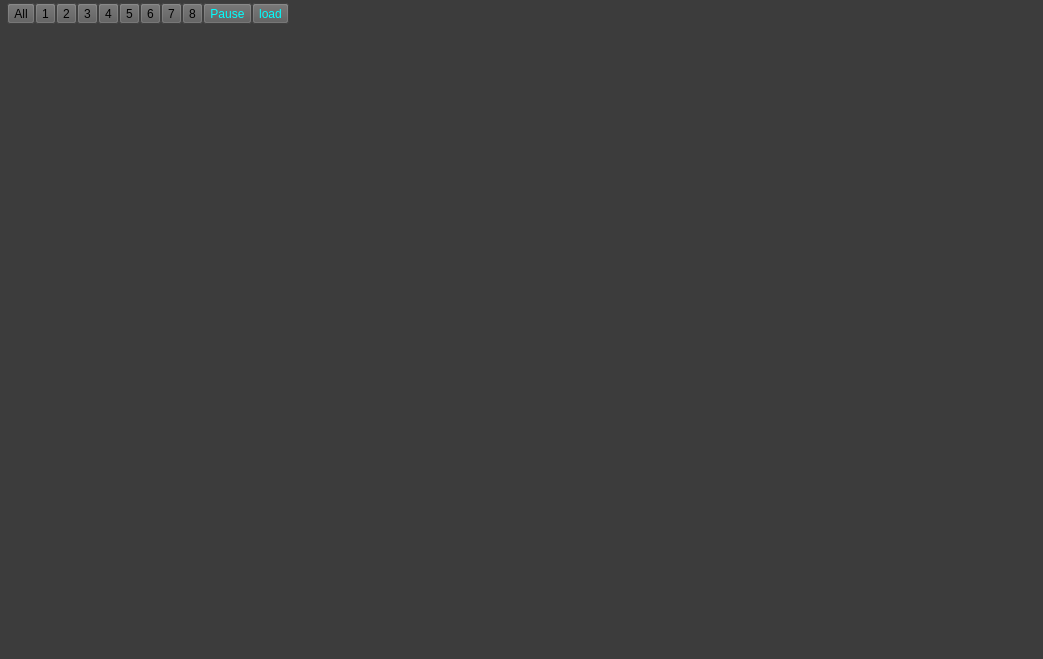
<?xml version="1.0" encoding="UTF-8"?>
<ui version="4.0">
 <class>Form</class>
 <widget class="QWidget" name="Form">
  <property name="geometry">
   <rect>
    <x>0</x>
    <y>0</y>
    <width>1043</width>
    <height>659</height>
   </rect>
  </property>
  <property name="palette">
   <palette>
    <active>
     <colorrole role="Base">
      <brush brushstyle="SolidPattern">
       <color alpha="255">
        <red>255</red>
        <green>255</green>
        <blue>255</blue>
       </color>
      </brush>
     </colorrole>
     <colorrole role="Window">
      <brush brushstyle="SolidPattern">
       <color alpha="255">
        <red>60</red>
        <green>60</green>
        <blue>60</blue>
       </color>
      </brush>
     </colorrole>
    </active>
    <inactive>
     <colorrole role="Base">
      <brush brushstyle="SolidPattern">
       <color alpha="255">
        <red>255</red>
        <green>255</green>
        <blue>255</blue>
       </color>
      </brush>
     </colorrole>
     <colorrole role="Window">
      <brush brushstyle="SolidPattern">
       <color alpha="255">
        <red>60</red>
        <green>60</green>
        <blue>60</blue>
       </color>
      </brush>
     </colorrole>
    </inactive>
    <disabled>
     <colorrole role="Base">
      <brush brushstyle="SolidPattern">
       <color alpha="255">
        <red>60</red>
        <green>60</green>
        <blue>60</blue>
       </color>
      </brush>
     </colorrole>
     <colorrole role="Window">
      <brush brushstyle="SolidPattern">
       <color alpha="255">
        <red>60</red>
        <green>60</green>
        <blue>60</blue>
       </color>
      </brush>
     </colorrole>
    </disabled>
   </palette>
  </property>
  <property name="windowTitle">
   <string>Graphics</string>
  </property>
  <property name="autoFillBackground">
   <bool>false</bool>
  </property>
  <layout class="QHBoxLayout" name="horizontalLayout_2">
   <property name="spacing">
    <number>0</number>
   </property>
   <property name="leftMargin">
    <number>5</number>
   </property>
   <property name="topMargin">
    <number>1</number>
   </property>
   <property name="rightMargin">
    <number>5</number>
   </property>
   <property name="bottomMargin">
    <number>5</number>
   </property>
   <item>
    <layout class="QVBoxLayout" name="curveGraphLayout">
     <item>
      <widget class="QWidget" name="lowChannel" native="true">
       <property name="enabled">
        <bool>true</bool>
       </property>
       <layout class="QVBoxLayout" name="verticalLayout">
        <property name="spacing">
         <number>0</number>
        </property>
        <property name="leftMargin">
         <number>1</number>
        </property>
        <property name="topMargin">
         <number>1</number>
        </property>
        <property name="rightMargin">
         <number>1</number>
        </property>
        <property name="bottomMargin">
         <number>1</number>
        </property>
        <item>
         <widget class="QWidget" name="toolBar" native="true">
          <property name="sizePolicy">
           <sizepolicy hsizetype="Maximum" vsizetype="Maximum">
            <horstretch>0</horstretch>
            <verstretch>0</verstretch>
           </sizepolicy>
          </property>
          <layout class="QHBoxLayout" name="horizontalLayout">
           <property name="spacing">
            <number>0</number>
           </property>
           <property name="leftMargin">
            <number>1</number>
           </property>
           <property name="topMargin">
            <number>1</number>
           </property>
           <property name="rightMargin">
            <number>1</number>
           </property>
           <property name="bottomMargin">
            <number>1</number>
           </property>
           <item>
            <widget class="QToolButton" name="showAll">
             <property name="styleSheet">
              <string notr="true">background-color: rgb(90, 90, 90);
border-color: rgb(90, 90, 90);
</string>
             </property>
             <property name="text">
              <string>All</string>
             </property>
            </widget>
           </item>
           <item>
            <widget class="QToolButton" name="showA">
             <property name="styleSheet">
              <string notr="true">background-color: rgb(90, 90, 90);
border-color: rgb(90, 90, 90);
</string>
             </property>
             <property name="text">
              <string>1</string>
             </property>
            </widget>
           </item>
           <item>
            <widget class="QToolButton" name="showB">
             <property name="styleSheet">
              <string notr="true">background-color: rgb(90, 90, 90);
border-color: rgb(90, 90, 90);
</string>
             </property>
             <property name="text">
              <string>2</string>
             </property>
            </widget>
           </item>
           <item>
            <widget class="QToolButton" name="showC">
             <property name="styleSheet">
              <string notr="true">background-color: rgb(90, 90, 90);
border-color: rgb(90, 90, 90);
</string>
             </property>
             <property name="text">
              <string>3</string>
             </property>
            </widget>
           </item>
           <item>
            <widget class="QToolButton" name="showD">
             <property name="styleSheet">
              <string notr="true">background-color: rgb(90, 90, 90);
border-color: rgb(90, 90, 90);
</string>
             </property>
             <property name="text">
              <string>4</string>
             </property>
            </widget>
           </item>
           <item>
            <widget class="QToolButton" name="showE">
             <property name="styleSheet">
              <string notr="true">background-color: rgb(90, 90, 90);
border-color: rgb(90, 90, 90);
</string>
             </property>
             <property name="text">
              <string>5</string>
             </property>
            </widget>
           </item>
           <item>
            <widget class="QToolButton" name="showF">
             <property name="styleSheet">
              <string notr="true">background-color: rgb(90, 90, 90);
border-color: rgb(90, 90, 90);
</string>
             </property>
             <property name="text">
              <string>6</string>
             </property>
            </widget>
           </item>
           <item>
            <widget class="QToolButton" name="showG">
             <property name="styleSheet">
              <string notr="true">background-color: rgb(90, 90, 90);
border-color: rgb(90, 90, 90);
</string>
             </property>
             <property name="text">
              <string>7</string>
             </property>
            </widget>
           </item>
           <item>
            <widget class="QToolButton" name="showH">
             <property name="styleSheet">
              <string notr="true">background-color: rgb(90, 90, 90);
border-color: rgb(90, 90, 90);
</string>
             </property>
             <property name="text">
              <string>8</string>
             </property>
            </widget>
           </item>
           <item>
            <widget class="QToolButton" name="showPause">
             <property name="palette">
              <palette>
               <active>
                <colorrole role="WindowText">
                 <brush brushstyle="SolidPattern">
                  <color alpha="255">
                   <red>0</red>
                   <green>255</green>
                   <blue>255</blue>
                  </color>
                 </brush>
                </colorrole>
                <colorrole role="Button">
                 <brush brushstyle="SolidPattern">
                  <color alpha="255">
                   <red>90</red>
                   <green>90</green>
                   <blue>90</blue>
                  </color>
                 </brush>
                </colorrole>
                <colorrole role="Light">
                 <brush brushstyle="SolidPattern">
                  <color alpha="255">
                   <red>50</red>
                   <green>50</green>
                   <blue>50</blue>
                  </color>
                 </brush>
                </colorrole>
                <colorrole role="Midlight">
                 <brush brushstyle="SolidPattern">
                  <color alpha="255">
                   <red>93</red>
                   <green>93</green>
                   <blue>93</blue>
                  </color>
                 </brush>
                </colorrole>
                <colorrole role="Text">
                 <brush brushstyle="SolidPattern">
                  <color alpha="255">
                   <red>0</red>
                   <green>255</green>
                   <blue>255</blue>
                  </color>
                 </brush>
                </colorrole>
                <colorrole role="ButtonText">
                 <brush brushstyle="SolidPattern">
                  <color alpha="255">
                   <red>0</red>
                   <green>255</green>
                   <blue>255</blue>
                  </color>
                 </brush>
                </colorrole>
                <colorrole role="Base">
                 <brush brushstyle="SolidPattern">
                  <color alpha="255">
                   <red>90</red>
                   <green>90</green>
                   <blue>90</blue>
                  </color>
                 </brush>
                </colorrole>
                <colorrole role="Window">
                 <brush brushstyle="SolidPattern">
                  <color alpha="255">
                   <red>90</red>
                   <green>90</green>
                   <blue>90</blue>
                  </color>
                 </brush>
                </colorrole>
                <colorrole role="AlternateBase">
                 <brush brushstyle="SolidPattern">
                  <color alpha="255">
                   <red>79</red>
                   <green>79</green>
                   <blue>79</blue>
                  </color>
                 </brush>
                </colorrole>
                <colorrole role="ToolTipBase">
                 <brush brushstyle="SolidPattern">
                  <color alpha="255">
                   <red>0</red>
                   <green>0</green>
                   <blue>0</blue>
                  </color>
                 </brush>
                </colorrole>
                <colorrole role="ToolTipText">
                 <brush brushstyle="SolidPattern">
                  <color alpha="255">
                   <red>0</red>
                   <green>255</green>
                   <blue>255</blue>
                  </color>
                 </brush>
                </colorrole>
               </active>
               <inactive>
                <colorrole role="WindowText">
                 <brush brushstyle="SolidPattern">
                  <color alpha="255">
                   <red>0</red>
                   <green>255</green>
                   <blue>255</blue>
                  </color>
                 </brush>
                </colorrole>
                <colorrole role="Button">
                 <brush brushstyle="SolidPattern">
                  <color alpha="255">
                   <red>90</red>
                   <green>90</green>
                   <blue>90</blue>
                  </color>
                 </brush>
                </colorrole>
                <colorrole role="Light">
                 <brush brushstyle="SolidPattern">
                  <color alpha="255">
                   <red>50</red>
                   <green>50</green>
                   <blue>50</blue>
                  </color>
                 </brush>
                </colorrole>
                <colorrole role="Midlight">
                 <brush brushstyle="SolidPattern">
                  <color alpha="255">
                   <red>93</red>
                   <green>93</green>
                   <blue>93</blue>
                  </color>
                 </brush>
                </colorrole>
                <colorrole role="Text">
                 <brush brushstyle="SolidPattern">
                  <color alpha="255">
                   <red>0</red>
                   <green>255</green>
                   <blue>255</blue>
                  </color>
                 </brush>
                </colorrole>
                <colorrole role="ButtonText">
                 <brush brushstyle="SolidPattern">
                  <color alpha="255">
                   <red>0</red>
                   <green>255</green>
                   <blue>255</blue>
                  </color>
                 </brush>
                </colorrole>
                <colorrole role="Base">
                 <brush brushstyle="SolidPattern">
                  <color alpha="255">
                   <red>90</red>
                   <green>90</green>
                   <blue>90</blue>
                  </color>
                 </brush>
                </colorrole>
                <colorrole role="Window">
                 <brush brushstyle="SolidPattern">
                  <color alpha="255">
                   <red>90</red>
                   <green>90</green>
                   <blue>90</blue>
                  </color>
                 </brush>
                </colorrole>
                <colorrole role="AlternateBase">
                 <brush brushstyle="SolidPattern">
                  <color alpha="255">
                   <red>79</red>
                   <green>79</green>
                   <blue>79</blue>
                  </color>
                 </brush>
                </colorrole>
                <colorrole role="ToolTipBase">
                 <brush brushstyle="SolidPattern">
                  <color alpha="255">
                   <red>0</red>
                   <green>0</green>
                   <blue>0</blue>
                  </color>
                 </brush>
                </colorrole>
                <colorrole role="ToolTipText">
                 <brush brushstyle="SolidPattern">
                  <color alpha="255">
                   <red>0</red>
                   <green>255</green>
                   <blue>255</blue>
                  </color>
                 </brush>
                </colorrole>
               </inactive>
               <disabled>
                <colorrole role="WindowText">
                 <brush brushstyle="SolidPattern">
                  <color alpha="255">
                   <red>120</red>
                   <green>120</green>
                   <blue>120</blue>
                  </color>
                 </brush>
                </colorrole>
                <colorrole role="Button">
                 <brush brushstyle="SolidPattern">
                  <color alpha="255">
                   <red>90</red>
                   <green>90</green>
                   <blue>90</blue>
                  </color>
                 </brush>
                </colorrole>
                <colorrole role="Light">
                 <brush brushstyle="SolidPattern">
                  <color alpha="255">
                   <red>50</red>
                   <green>50</green>
                   <blue>50</blue>
                  </color>
                 </brush>
                </colorrole>
                <colorrole role="Midlight">
                 <brush brushstyle="SolidPattern">
                  <color alpha="255">
                   <red>93</red>
                   <green>93</green>
                   <blue>93</blue>
                  </color>
                 </brush>
                </colorrole>
                <colorrole role="Text">
                 <brush brushstyle="SolidPattern">
                  <color alpha="255">
                   <red>120</red>
                   <green>120</green>
                   <blue>120</blue>
                  </color>
                 </brush>
                </colorrole>
                <colorrole role="ButtonText">
                 <brush brushstyle="SolidPattern">
                  <color alpha="255">
                   <red>120</red>
                   <green>120</green>
                   <blue>120</blue>
                  </color>
                 </brush>
                </colorrole>
                <colorrole role="Base">
                 <brush brushstyle="SolidPattern">
                  <color alpha="255">
                   <red>90</red>
                   <green>90</green>
                   <blue>90</blue>
                  </color>
                 </brush>
                </colorrole>
                <colorrole role="Window">
                 <brush brushstyle="SolidPattern">
                  <color alpha="255">
                   <red>90</red>
                   <green>90</green>
                   <blue>90</blue>
                  </color>
                 </brush>
                </colorrole>
                <colorrole role="AlternateBase">
                 <brush brushstyle="SolidPattern">
                  <color alpha="255">
                   <red>79</red>
                   <green>79</green>
                   <blue>79</blue>
                  </color>
                 </brush>
                </colorrole>
                <colorrole role="ToolTipBase">
                 <brush brushstyle="SolidPattern">
                  <color alpha="255">
                   <red>0</red>
                   <green>0</green>
                   <blue>0</blue>
                  </color>
                 </brush>
                </colorrole>
                <colorrole role="ToolTipText">
                 <brush brushstyle="SolidPattern">
                  <color alpha="255">
                   <red>0</red>
                   <green>255</green>
                   <blue>255</blue>
                  </color>
                 </brush>
                </colorrole>
               </disabled>
              </palette>
             </property>
             <property name="autoFillBackground">
              <bool>false</bool>
             </property>
             <property name="styleSheet">
              <string notr="true">background-color: rgb(90, 90, 90);
border-color: rgb(90, 90, 90);
</string>
             </property>
             <property name="text">
              <string>Pause</string>
             </property>
            </widget>
           </item>
           <item>
            <widget class="QToolButton" name="showLoad">
             <property name="palette">
              <palette>
               <active>
                <colorrole role="WindowText">
                 <brush brushstyle="SolidPattern">
                  <color alpha="255">
                   <red>0</red>
                   <green>255</green>
                   <blue>255</blue>
                  </color>
                 </brush>
                </colorrole>
                <colorrole role="Button">
                 <brush brushstyle="SolidPattern">
                  <color alpha="255">
                   <red>90</red>
                   <green>90</green>
                   <blue>90</blue>
                  </color>
                 </brush>
                </colorrole>
                <colorrole role="Light">
                 <brush brushstyle="SolidPattern">
                  <color alpha="255">
                   <red>50</red>
                   <green>50</green>
                   <blue>50</blue>
                  </color>
                 </brush>
                </colorrole>
                <colorrole role="Midlight">
                 <brush brushstyle="SolidPattern">
                  <color alpha="255">
                   <red>93</red>
                   <green>93</green>
                   <blue>93</blue>
                  </color>
                 </brush>
                </colorrole>
                <colorrole role="Text">
                 <brush brushstyle="SolidPattern">
                  <color alpha="255">
                   <red>0</red>
                   <green>255</green>
                   <blue>255</blue>
                  </color>
                 </brush>
                </colorrole>
                <colorrole role="ButtonText">
                 <brush brushstyle="SolidPattern">
                  <color alpha="255">
                   <red>0</red>
                   <green>255</green>
                   <blue>255</blue>
                  </color>
                 </brush>
                </colorrole>
                <colorrole role="Base">
                 <brush brushstyle="SolidPattern">
                  <color alpha="255">
                   <red>90</red>
                   <green>90</green>
                   <blue>90</blue>
                  </color>
                 </brush>
                </colorrole>
                <colorrole role="Window">
                 <brush brushstyle="SolidPattern">
                  <color alpha="255">
                   <red>90</red>
                   <green>90</green>
                   <blue>90</blue>
                  </color>
                 </brush>
                </colorrole>
                <colorrole role="AlternateBase">
                 <brush brushstyle="SolidPattern">
                  <color alpha="255">
                   <red>79</red>
                   <green>79</green>
                   <blue>79</blue>
                  </color>
                 </brush>
                </colorrole>
                <colorrole role="ToolTipBase">
                 <brush brushstyle="SolidPattern">
                  <color alpha="255">
                   <red>0</red>
                   <green>0</green>
                   <blue>0</blue>
                  </color>
                 </brush>
                </colorrole>
                <colorrole role="ToolTipText">
                 <brush brushstyle="SolidPattern">
                  <color alpha="255">
                   <red>0</red>
                   <green>255</green>
                   <blue>255</blue>
                  </color>
                 </brush>
                </colorrole>
               </active>
               <inactive>
                <colorrole role="WindowText">
                 <brush brushstyle="SolidPattern">
                  <color alpha="255">
                   <red>0</red>
                   <green>255</green>
                   <blue>255</blue>
                  </color>
                 </brush>
                </colorrole>
                <colorrole role="Button">
                 <brush brushstyle="SolidPattern">
                  <color alpha="255">
                   <red>90</red>
                   <green>90</green>
                   <blue>90</blue>
                  </color>
                 </brush>
                </colorrole>
                <colorrole role="Light">
                 <brush brushstyle="SolidPattern">
                  <color alpha="255">
                   <red>50</red>
                   <green>50</green>
                   <blue>50</blue>
                  </color>
                 </brush>
                </colorrole>
                <colorrole role="Midlight">
                 <brush brushstyle="SolidPattern">
                  <color alpha="255">
                   <red>93</red>
                   <green>93</green>
                   <blue>93</blue>
                  </color>
                 </brush>
                </colorrole>
                <colorrole role="Text">
                 <brush brushstyle="SolidPattern">
                  <color alpha="255">
                   <red>0</red>
                   <green>255</green>
                   <blue>255</blue>
                  </color>
                 </brush>
                </colorrole>
                <colorrole role="ButtonText">
                 <brush brushstyle="SolidPattern">
                  <color alpha="255">
                   <red>0</red>
                   <green>255</green>
                   <blue>255</blue>
                  </color>
                 </brush>
                </colorrole>
                <colorrole role="Base">
                 <brush brushstyle="SolidPattern">
                  <color alpha="255">
                   <red>90</red>
                   <green>90</green>
                   <blue>90</blue>
                  </color>
                 </brush>
                </colorrole>
                <colorrole role="Window">
                 <brush brushstyle="SolidPattern">
                  <color alpha="255">
                   <red>90</red>
                   <green>90</green>
                   <blue>90</blue>
                  </color>
                 </brush>
                </colorrole>
                <colorrole role="AlternateBase">
                 <brush brushstyle="SolidPattern">
                  <color alpha="255">
                   <red>79</red>
                   <green>79</green>
                   <blue>79</blue>
                  </color>
                 </brush>
                </colorrole>
                <colorrole role="ToolTipBase">
                 <brush brushstyle="SolidPattern">
                  <color alpha="255">
                   <red>0</red>
                   <green>0</green>
                   <blue>0</blue>
                  </color>
                 </brush>
                </colorrole>
                <colorrole role="ToolTipText">
                 <brush brushstyle="SolidPattern">
                  <color alpha="255">
                   <red>0</red>
                   <green>255</green>
                   <blue>255</blue>
                  </color>
                 </brush>
                </colorrole>
               </inactive>
               <disabled>
                <colorrole role="WindowText">
                 <brush brushstyle="SolidPattern">
                  <color alpha="255">
                   <red>120</red>
                   <green>120</green>
                   <blue>120</blue>
                  </color>
                 </brush>
                </colorrole>
                <colorrole role="Button">
                 <brush brushstyle="SolidPattern">
                  <color alpha="255">
                   <red>90</red>
                   <green>90</green>
                   <blue>90</blue>
                  </color>
                 </brush>
                </colorrole>
                <colorrole role="Light">
                 <brush brushstyle="SolidPattern">
                  <color alpha="255">
                   <red>50</red>
                   <green>50</green>
                   <blue>50</blue>
                  </color>
                 </brush>
                </colorrole>
                <colorrole role="Midlight">
                 <brush brushstyle="SolidPattern">
                  <color alpha="255">
                   <red>93</red>
                   <green>93</green>
                   <blue>93</blue>
                  </color>
                 </brush>
                </colorrole>
                <colorrole role="Text">
                 <brush brushstyle="SolidPattern">
                  <color alpha="255">
                   <red>120</red>
                   <green>120</green>
                   <blue>120</blue>
                  </color>
                 </brush>
                </colorrole>
                <colorrole role="ButtonText">
                 <brush brushstyle="SolidPattern">
                  <color alpha="255">
                   <red>120</red>
                   <green>120</green>
                   <blue>120</blue>
                  </color>
                 </brush>
                </colorrole>
                <colorrole role="Base">
                 <brush brushstyle="SolidPattern">
                  <color alpha="255">
                   <red>90</red>
                   <green>90</green>
                   <blue>90</blue>
                  </color>
                 </brush>
                </colorrole>
                <colorrole role="Window">
                 <brush brushstyle="SolidPattern">
                  <color alpha="255">
                   <red>90</red>
                   <green>90</green>
                   <blue>90</blue>
                  </color>
                 </brush>
                </colorrole>
                <colorrole role="AlternateBase">
                 <brush brushstyle="SolidPattern">
                  <color alpha="255">
                   <red>79</red>
                   <green>79</green>
                   <blue>79</blue>
                  </color>
                 </brush>
                </colorrole>
                <colorrole role="ToolTipBase">
                 <brush brushstyle="SolidPattern">
                  <color alpha="255">
                   <red>0</red>
                   <green>0</green>
                   <blue>0</blue>
                  </color>
                 </brush>
                </colorrole>
                <colorrole role="ToolTipText">
                 <brush brushstyle="SolidPattern">
                  <color alpha="255">
                   <red>0</red>
                   <green>255</green>
                   <blue>255</blue>
                  </color>
                 </brush>
                </colorrole>
               </disabled>
              </palette>
             </property>
             <property name="autoFillBackground">
              <bool>false</bool>
             </property>
             <property name="styleSheet">
              <string notr="true">background-color: rgb(90, 90, 90);
border-color: rgb(90, 90, 90);
</string>
             </property>
             <property name="text">
              <string>load</string>
             </property>
            </widget>
           </item>
          </layout>
         </widget>
        </item>
        <item>
         <widget class="QCustomPlot" name="customePlot" native="true">
          <property name="minimumSize">
           <size>
            <width>600</width>
            <height>0</height>
           </size>
          </property>
          <property name="palette">
           <palette>
            <active>
             <colorrole role="WindowText">
              <brush brushstyle="SolidPattern">
               <color alpha="255">
                <red>255</red>
                <green>255</green>
                <blue>255</blue>
               </color>
              </brush>
             </colorrole>
             <colorrole role="Button">
              <brush brushstyle="SolidPattern">
               <color alpha="255">
                <red>0</red>
                <green>0</green>
                <blue>0</blue>
               </color>
              </brush>
             </colorrole>
             <colorrole role="Light">
              <brush brushstyle="SolidPattern">
               <color alpha="255">
                <red>0</red>
                <green>0</green>
                <blue>0</blue>
               </color>
              </brush>
             </colorrole>
             <colorrole role="Midlight">
              <brush brushstyle="SolidPattern">
               <color alpha="255">
                <red>0</red>
                <green>0</green>
                <blue>0</blue>
               </color>
              </brush>
             </colorrole>
             <colorrole role="Dark">
              <brush brushstyle="SolidPattern">
               <color alpha="255">
                <red>0</red>
                <green>0</green>
                <blue>0</blue>
               </color>
              </brush>
             </colorrole>
             <colorrole role="Mid">
              <brush brushstyle="SolidPattern">
               <color alpha="255">
                <red>0</red>
                <green>0</green>
                <blue>0</blue>
               </color>
              </brush>
             </colorrole>
             <colorrole role="Text">
              <brush brushstyle="SolidPattern">
               <color alpha="255">
                <red>255</red>
                <green>255</green>
                <blue>255</blue>
               </color>
              </brush>
             </colorrole>
             <colorrole role="BrightText">
              <brush brushstyle="SolidPattern">
               <color alpha="255">
                <red>255</red>
                <green>255</green>
                <blue>255</blue>
               </color>
              </brush>
             </colorrole>
             <colorrole role="ButtonText">
              <brush brushstyle="SolidPattern">
               <color alpha="255">
                <red>255</red>
                <green>255</green>
                <blue>255</blue>
               </color>
              </brush>
             </colorrole>
             <colorrole role="Base">
              <brush brushstyle="SolidPattern">
               <color alpha="255">
                <red>0</red>
                <green>0</green>
                <blue>0</blue>
               </color>
              </brush>
             </colorrole>
             <colorrole role="Window">
              <brush brushstyle="SolidPattern">
               <color alpha="255">
                <red>0</red>
                <green>0</green>
                <blue>0</blue>
               </color>
              </brush>
             </colorrole>
             <colorrole role="Shadow">
              <brush brushstyle="SolidPattern">
               <color alpha="255">
                <red>0</red>
                <green>0</green>
                <blue>0</blue>
               </color>
              </brush>
             </colorrole>
             <colorrole role="AlternateBase">
              <brush brushstyle="SolidPattern">
               <color alpha="255">
                <red>0</red>
                <green>0</green>
                <blue>0</blue>
               </color>
              </brush>
             </colorrole>
             <colorrole role="ToolTipBase">
              <brush brushstyle="SolidPattern">
               <color alpha="255">
                <red>255</red>
                <green>255</green>
                <blue>220</blue>
               </color>
              </brush>
             </colorrole>
             <colorrole role="ToolTipText">
              <brush brushstyle="SolidPattern">
               <color alpha="255">
                <red>0</red>
                <green>0</green>
                <blue>0</blue>
               </color>
              </brush>
             </colorrole>
            </active>
            <inactive>
             <colorrole role="WindowText">
              <brush brushstyle="SolidPattern">
               <color alpha="255">
                <red>255</red>
                <green>255</green>
                <blue>255</blue>
               </color>
              </brush>
             </colorrole>
             <colorrole role="Button">
              <brush brushstyle="SolidPattern">
               <color alpha="255">
                <red>0</red>
                <green>0</green>
                <blue>0</blue>
               </color>
              </brush>
             </colorrole>
             <colorrole role="Light">
              <brush brushstyle="SolidPattern">
               <color alpha="255">
                <red>0</red>
                <green>0</green>
                <blue>0</blue>
               </color>
              </brush>
             </colorrole>
             <colorrole role="Midlight">
              <brush brushstyle="SolidPattern">
               <color alpha="255">
                <red>0</red>
                <green>0</green>
                <blue>0</blue>
               </color>
              </brush>
             </colorrole>
             <colorrole role="Dark">
              <brush brushstyle="SolidPattern">
               <color alpha="255">
                <red>0</red>
                <green>0</green>
                <blue>0</blue>
               </color>
              </brush>
             </colorrole>
             <colorrole role="Mid">
              <brush brushstyle="SolidPattern">
               <color alpha="255">
                <red>0</red>
                <green>0</green>
                <blue>0</blue>
               </color>
              </brush>
             </colorrole>
             <colorrole role="Text">
              <brush brushstyle="SolidPattern">
               <color alpha="255">
                <red>255</red>
                <green>255</green>
                <blue>255</blue>
               </color>
              </brush>
             </colorrole>
             <colorrole role="BrightText">
              <brush brushstyle="SolidPattern">
               <color alpha="255">
                <red>255</red>
                <green>255</green>
                <blue>255</blue>
               </color>
              </brush>
             </colorrole>
             <colorrole role="ButtonText">
              <brush brushstyle="SolidPattern">
               <color alpha="255">
                <red>255</red>
                <green>255</green>
                <blue>255</blue>
               </color>
              </brush>
             </colorrole>
             <colorrole role="Base">
              <brush brushstyle="SolidPattern">
               <color alpha="255">
                <red>0</red>
                <green>0</green>
                <blue>0</blue>
               </color>
              </brush>
             </colorrole>
             <colorrole role="Window">
              <brush brushstyle="SolidPattern">
               <color alpha="255">
                <red>0</red>
                <green>0</green>
                <blue>0</blue>
               </color>
              </brush>
             </colorrole>
             <colorrole role="Shadow">
              <brush brushstyle="SolidPattern">
               <color alpha="255">
                <red>0</red>
                <green>0</green>
                <blue>0</blue>
               </color>
              </brush>
             </colorrole>
             <colorrole role="AlternateBase">
              <brush brushstyle="SolidPattern">
               <color alpha="255">
                <red>0</red>
                <green>0</green>
                <blue>0</blue>
               </color>
              </brush>
             </colorrole>
             <colorrole role="ToolTipBase">
              <brush brushstyle="SolidPattern">
               <color alpha="255">
                <red>255</red>
                <green>255</green>
                <blue>220</blue>
               </color>
              </brush>
             </colorrole>
             <colorrole role="ToolTipText">
              <brush brushstyle="SolidPattern">
               <color alpha="255">
                <red>0</red>
                <green>0</green>
                <blue>0</blue>
               </color>
              </brush>
             </colorrole>
            </inactive>
            <disabled>
             <colorrole role="WindowText">
              <brush brushstyle="SolidPattern">
               <color alpha="255">
                <red>0</red>
                <green>0</green>
                <blue>0</blue>
               </color>
              </brush>
             </colorrole>
             <colorrole role="Button">
              <brush brushstyle="SolidPattern">
               <color alpha="255">
                <red>0</red>
                <green>0</green>
                <blue>0</blue>
               </color>
              </brush>
             </colorrole>
             <colorrole role="Light">
              <brush brushstyle="SolidPattern">
               <color alpha="255">
                <red>0</red>
                <green>0</green>
                <blue>0</blue>
               </color>
              </brush>
             </colorrole>
             <colorrole role="Midlight">
              <brush brushstyle="SolidPattern">
               <color alpha="255">
                <red>0</red>
                <green>0</green>
                <blue>0</blue>
               </color>
              </brush>
             </colorrole>
             <colorrole role="Dark">
              <brush brushstyle="SolidPattern">
               <color alpha="255">
                <red>0</red>
                <green>0</green>
                <blue>0</blue>
               </color>
              </brush>
             </colorrole>
             <colorrole role="Mid">
              <brush brushstyle="SolidPattern">
               <color alpha="255">
                <red>0</red>
                <green>0</green>
                <blue>0</blue>
               </color>
              </brush>
             </colorrole>
             <colorrole role="Text">
              <brush brushstyle="SolidPattern">
               <color alpha="255">
                <red>0</red>
                <green>0</green>
                <blue>0</blue>
               </color>
              </brush>
             </colorrole>
             <colorrole role="BrightText">
              <brush brushstyle="SolidPattern">
               <color alpha="255">
                <red>255</red>
                <green>255</green>
                <blue>255</blue>
               </color>
              </brush>
             </colorrole>
             <colorrole role="ButtonText">
              <brush brushstyle="SolidPattern">
               <color alpha="255">
                <red>0</red>
                <green>0</green>
                <blue>0</blue>
               </color>
              </brush>
             </colorrole>
             <colorrole role="Base">
              <brush brushstyle="SolidPattern">
               <color alpha="255">
                <red>0</red>
                <green>0</green>
                <blue>0</blue>
               </color>
              </brush>
             </colorrole>
             <colorrole role="Window">
              <brush brushstyle="SolidPattern">
               <color alpha="255">
                <red>0</red>
                <green>0</green>
                <blue>0</blue>
               </color>
              </brush>
             </colorrole>
             <colorrole role="Shadow">
              <brush brushstyle="SolidPattern">
               <color alpha="255">
                <red>0</red>
                <green>0</green>
                <blue>0</blue>
               </color>
              </brush>
             </colorrole>
             <colorrole role="AlternateBase">
              <brush brushstyle="SolidPattern">
               <color alpha="255">
                <red>0</red>
                <green>0</green>
                <blue>0</blue>
               </color>
              </brush>
             </colorrole>
             <colorrole role="ToolTipBase">
              <brush brushstyle="SolidPattern">
               <color alpha="255">
                <red>255</red>
                <green>255</green>
                <blue>220</blue>
               </color>
              </brush>
             </colorrole>
             <colorrole role="ToolTipText">
              <brush brushstyle="SolidPattern">
               <color alpha="255">
                <red>0</red>
                <green>0</green>
                <blue>0</blue>
               </color>
              </brush>
             </colorrole>
            </disabled>
           </palette>
          </property>
         </widget>
        </item>
        <item>
         <widget class="QCustomPlot" name="customePlot1" native="true"/>
        </item>
        <item>
         <widget class="QCustomPlot" name="customePlot2" native="true"/>
        </item>
        <item>
         <widget class="QCustomPlot" name="customePlot3" native="true"/>
        </item>
        <item>
         <widget class="QCustomPlot" name="customePlot4" native="true"/>
        </item>
        <item>
         <widget class="QCustomPlot" name="customePlot5" native="true"/>
        </item>
        <item>
         <widget class="QCustomPlot" name="customePlot6" native="true"/>
        </item>
        <item>
         <widget class="QCustomPlot" name="customePlot7" native="true"/>
        </item>
       </layout>
      </widget>
     </item>
    </layout>
   </item>
   <item>
    <layout class="QVBoxLayout" name="generalGraphLayout">
     <item>
      <layout class="QHBoxLayout" name="hlayout"/>
     </item>
    </layout>
   </item>
  </layout>
 </widget>
 <customwidgets>
  <customwidget>
   <class>QCustomPlot</class>
   <extends>QWidget</extends>
   <header>qcustomplot.h</header>
   <container>1</container>
  </customwidget>
 </customwidgets>
 <resources/>
 <connections/>
</ui>
